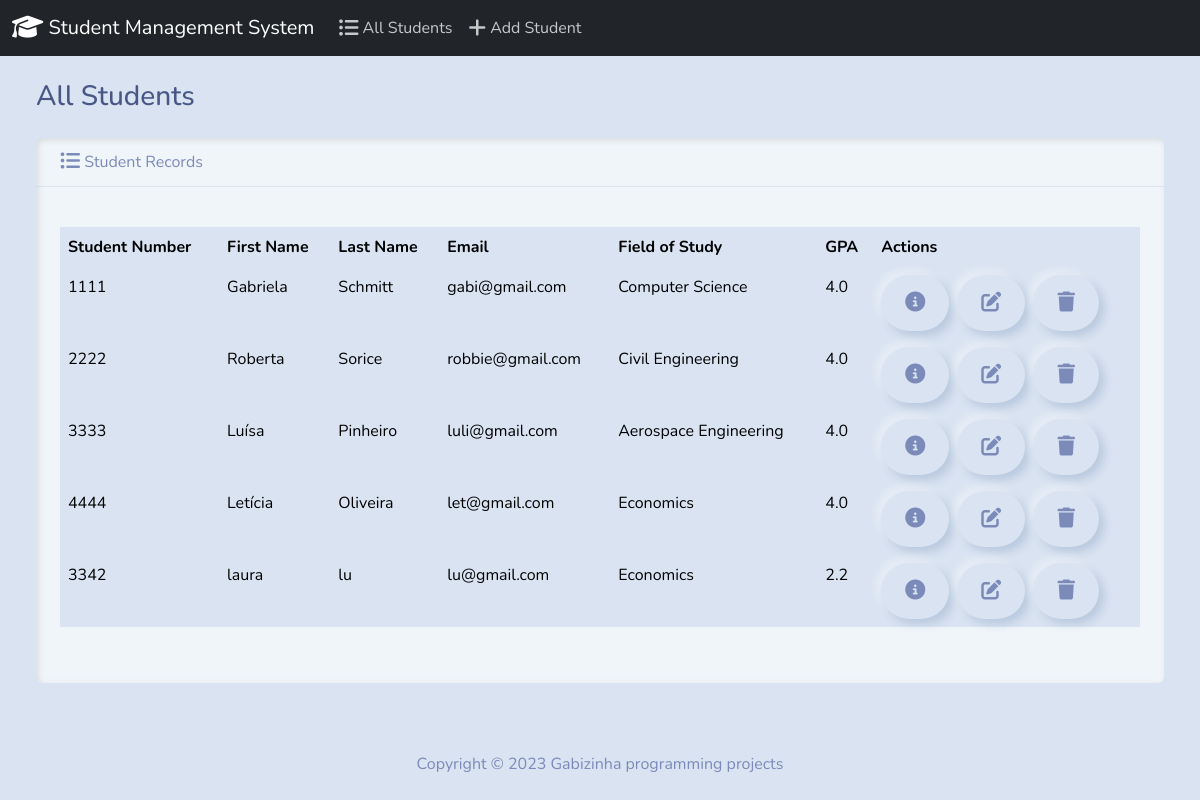
The page / on the database its author committed.
### students/models.py (models this page shows, shortened)
class Student(models.Model):
    student_number = models.PositiveIntegerField()
    first_name = models.CharField(max_length=50)
    last_name = models.CharField(max_length=50)
    email = models.EmailField(max_length=100)
    field_of_study = models.CharField(max_length=50)
    gpa = models.FloatField()

### students/views.py (the view)
# urls.py: path('', views.index, name='index'),
def index (request):
    return render(request, 'students/index.html' , {
        'students': Student.objects.all()
    })

### students/templates/students/index.html (shortened to what this page needs)
{% extends "students/base.html" %}
{% block body %}
<h3 class="m-4">All Students</h3>
<div class="row">
  <div class="col-12">
    {% if students %}
    <div class="card bg-light mb-4 me-4 ms-4" >
      <div class="card-header">
        <i class="fa-solid fa-list-ul fa-lg"></i> Student Records
        </div>
            <div class="card-body">
              <p class="card-text">
              <div class="table-responsive">
                <table class="table table-hover">
                  <thead>
                    <tr>
                      <th scope="col">Student Number</th>
                      <th scope="col">First Name</th>
                      <th scope="col">Last Name</th>
                      <th scope="col">Email</th>
                      <th scope="col">Field of Study</th>
                      <th scope="col">GPA</th>
                      <th scope="col">Actions</th>
                    </tr>
                  </thead>
                <tbody>
                {% for student in students %}
                <tr>
                  <td>{{ student.student_number }}</td>
                  <td>{{ student.first_name }}</td>
                  <td>{{ student.last_name }}</td>
                  <td>{{ student.email }}</td>
                  <td>{{ student.field_of_study }}</td>
                  <td>{{ student.gpa }}</td>
                  <td>
                  <button type="button" class="btn btn-success me-1" href="{% url 'view_student' student.id %}" data-bs-toggle="modal" data-bs-target="#myModal{{student.id}}">
                    <i class="fa-solid fa-circle-info fa-lg"></i>
                  </button>
                  <a href="{% url 'edit' student.id %}" class="btn btn-warning me-1">
                    <i class="fa-solid fa-pen-to-square fa-lg"></i>
                  </a>
                  <button type="button" class="btn btn-danger" data-bs-toggle="modal" data-bs-target="#delete{{student.id}}">
                    <i class="fa-solid fa-trash fa-lg"></i>
                  </button>
                </td>
              </tr>
              {% endfor %}
            </tbody>
          </table>
        </div>
      </div>
    </div>
    {% else %}
    <h5 class="alert alert-primary ms-4 me-4">No Student Records</h5>
    {% endif %}
  </div>
</div>
{% endblock %}

### students/templates/students/base.html (shortened to what this page needs)
{% load static %}
<!DOCTYPE html>
<html lang="en">
    <head>
        <link href="{% static 'css/bootstrap.min.css' %}" rel="stylesheet">
        <link rel="stylesheet" href="https://cdnjs.cloudflare.com/ajax/libs/font-awesome/6.4.2/css/all.min.css" />
        <body class="d-flex flex-column min-vh-100">
            <nav class="navbar navbar-expand-lg bg-dark" data-bs-theme="dark">
                <div class="container-fluid">
                  <a class="navbar-brand" href="{% url 'index' %}" >
                    <i class="fa-solid fa-graduation-cap fa-lg"></i>  Student Management System
                  </a>
                  <div class="collapse navbar-collapse" id="navbarColor02">
                    <ul class="navbar-nav me-auto">
                      <li class="nav-item">
                        <a class="nav-link" href="{% url 'index' %}">
                          <i class="fa-solid fa-list-ul fa-lg"></i>  All Students
                        </a>
                      </li>
                      <li class="nav-item">
                        <a class="nav-link" href="{% url 'add' %}">
                          <i class="fa-solid fa-plus fa-lg"></i>  Add Student
                        </a>
                      </li>
                    </ul>
                  </div>
                </div>
              </nav>
            <div class="container-fluid">
                {% block body %}
                {% endblock %}
            </div>
            <footer class="mt-auto mb-4">
               <div class="text-center">
                <span>
                  Copyright &copy; <script>document.write(new Date().getFullYear())</script> Gabizinha programming projects
               </div>
            </footer>
        </body>
    </head>

### rows shown on the page
Student: student_number "1111", first_name "Gabriela", last_name "Schmitt", email "gabi@gmail.com", field_of_study "Computer Science", gpa "4.0"
Student: student_number "2222", first_name "Roberta", last_name "Sorice", email "robbie@gmail.com", field_of_study "Civil Engineering", gpa "4.0"
Student: student_number "3333", first_name "Luísa", last_name "Pinheiro", email "luli@gmail.com", field_of_study "Aerospace Engineering", gpa "4.0"
Student: student_number "4444", first_name "Letícia", last_name "Oliveira", email "let@gmail.com", field_of_study "Economics", gpa "4.0"
Student: student_number "3342", first_name "laura", last_name "lu", email "lu@gmail.com", field_of_study "Economics", gpa "2.2"
